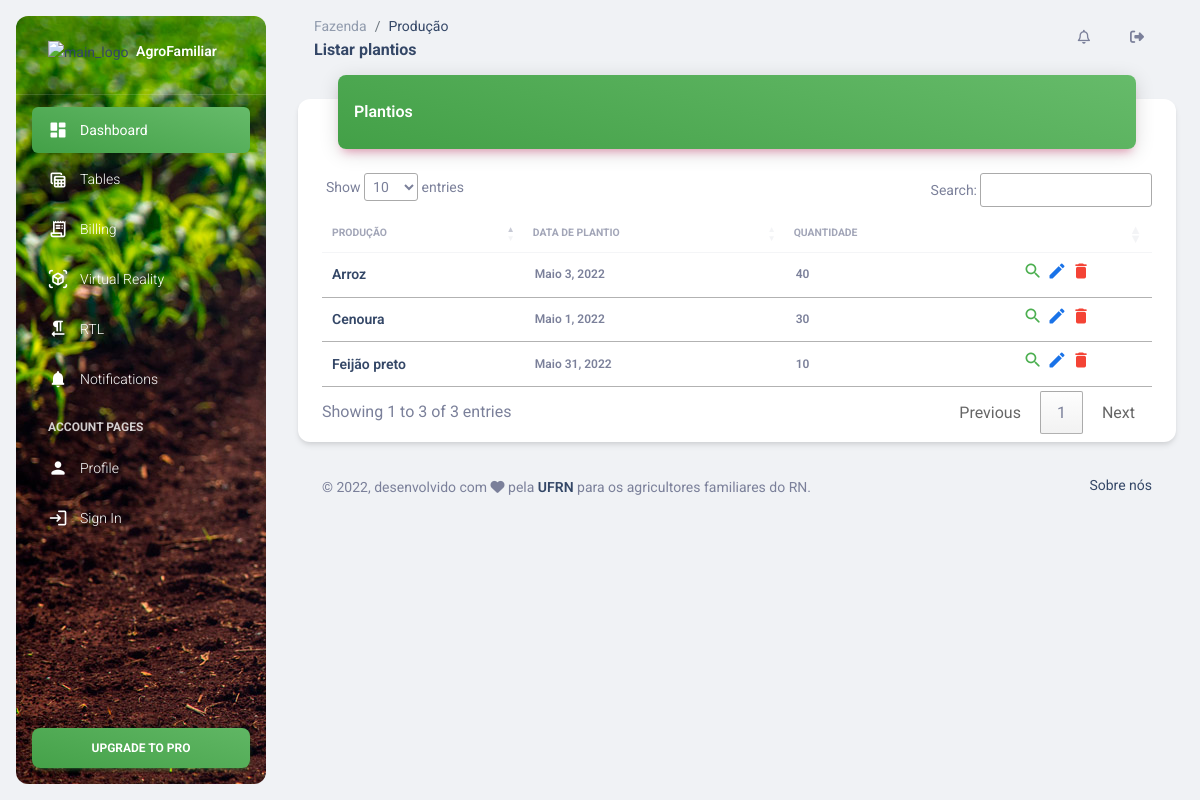
Page /producao/listar_plantio/ on the earlier database version.
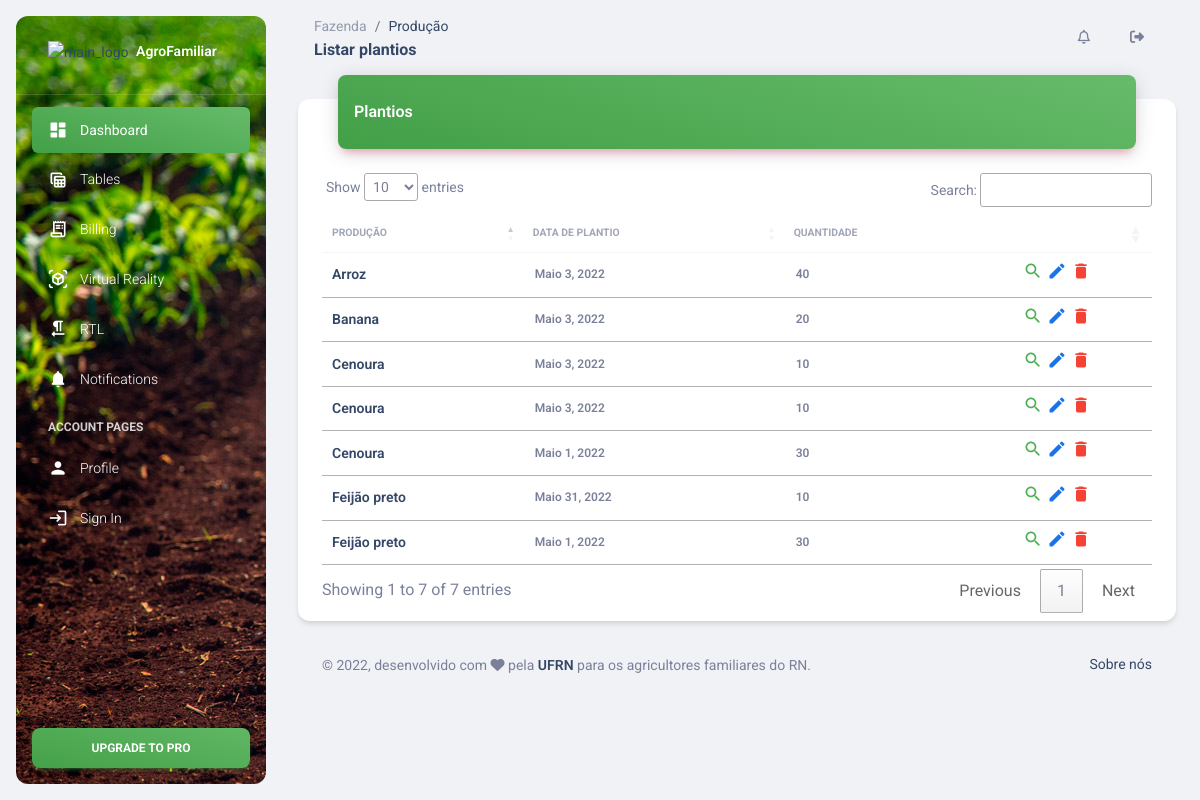
Same page on the later database version.
### Producao/models.py (models this page shows, shortened)
class Plantio(models.Model):
    data_inicio = models.DateField(verbose_name="Data de plantio")
    quantidade = models.PositiveIntegerField(verbose_name="Quantidade")
    producao = models.ForeignKey('Producao', on_delete=models.RESTRICT)
    class Meta:
        ordering = ['-data_inicio']
        verbose_name = "Plantio"
        verbose_name_plural = "Plantios"

class Producao(models.Model):
    nome = models.CharField(max_length=100, verbose_name="Nome")
    observacao = models.TextField(verbose_name="Observação")
    ativo = models.BooleanField(verbose_name="Ativo", default=True)
    def __str__(self):
        return self.nome
    class Meta:
        ordering = ['nome']
        verbose_name = "Produção"
        verbose_name_plural = "Produções"

### Producao/views.py (the view)
# urls.py: path('listar_plantio/', views.listar_plantio, name='listar_plantio'),
def listar_plantio(request):
    lista_plantios = Plantio.objects.all()
    informacoes = {
        'lista' : lista_plantios
    }
    return render(request, "Producao/listar_plantios.html", informacoes)

### Templates/Producao/listar_plantios.html (shortened to what this page needs)
{% extends "Base/base.html" %}
{% block titulo %}
    Listar plantios
{% endblock %}
{% block diretorio_raiz %}
    Fazenda
{% endblock %}
{% block diretorio %}
    Produção
{% endblock %}
{% block conteudo %}
<div class="row">
    <div class="col-12">
      <div class="card my-4">
          <div class="container">
            <div class="card-header p-0 position-relative mt-n4 mx-3 z-index-2">
            <div class="bg-gradient-success shadow-primary border-radius-lg pt-4 pb-3">
                <h6 class="text-white text-capitalize ps-3">Plantios</h6>
            </div>
            </div>
            <div class="card-body px-0 pb-2">
            <div class="table-responsive p-0">
                <table class="table align-items-center mb-0" id="tabela_producoes">
                <thead>
                    <tr>
                    <th class="text-uppercase text-secondary text-xxs font-weight-bolder opacity-7">Produção</th>
                    <th class="text-uppercase text-secondary text-xxs font-weight-bolder opacity-7 ps-2">Data de plantio</th>
                    <th class="text-uppercase text-secondary text-xxs font-weight-bolder opacity-7 ps-2">Quantidade</th>
                    <th class="text-center text-secondary opacity-7"></th>
                    </tr>
                </thead>
                <tbody>
                    {% for plantio in lista %}
                        <tr id="producao_{{producao.pk}}">
                            <td> <h6 class="mb-0 text-sm">{{plantio.producao}}</h6></td>
                            <td> <p class="text-xs font-weight-bold mb-0">{{plantio.data_inicio}}</p> </td>
                            <td> <p class="text-xs font-weight-bold mb-0">{{plantio.quantidade}}</p> </td>
                            <td align="center">
                                <a type="submit" href="{% url 'producao:detalhes_producao' pk=plantio.id %}">
                                    <i class="material-icons ms-auto text-success cursor-pointer" data-bs-toggle="tooltip" data-bs-placement="top" title="Visualizar">search</i>
                                </a>
                                <a type="submit" href="{% url 'producao:editar_producao' pk=plantio.id %}">
                                    <i class="material-icons ms-auto text-info cursor-pointer" data-bs-toggle="tooltip" data-bs-placement="top" title="Editar">edit</i>
                                </a>
                                <a href="#" data-bs-toggle="modal" data-bs-target="#modal-{{plantio.pk}}">
                                    <i class="material-icons ms-auto text-danger cursor-pointer" data-bs-toggle="tooltip" data-bs-placement="top" title="Remover">delete</i>
                                </a>
                            </td>
                        </tr>
                    {% endfor %}
                </tbody>
                </table>
            </div>
            </div>
        </div>
      </div>
    </div>
  </div>
{% endblock %}

### Templates/Base/base.html (shortened to what this page needs)
{% load static %}
<!DOCTYPE html>
<html lang="pt">
<head>
  <link href="{% static 'assets/css/nucleo-icons.css' %}" rel="stylesheet" />
  <link href="{% static 'assets/css/nucleo-svg.css' %}" rel="stylesheet" />
  <link rel="stylesheet" href="https://cdn.jsdelivr.net/npm/bootstrap@5.1.3/dist/css/bootstrap.min.css">
  <link id="pagestyle" href="{% static 'assets/css/material-dashboard.css' %}" rel="stylesheet" />
</head>
<body class="g-sidenav-show  bg-gray-200">
    {% include "Base/menu_vertical.html" %}
  <main class="main-content position-relative max-height-vh-100 h-100 border-radius-lg ">
    <nav class="navbar navbar-main navbar-expand-lg px-0 mx-4 shadow-none border-radius-xl" id="navbarBlur" navbar-scroll="true">
        <div class="container-fluid py-1 px-3">
          <nav aria-label="breadcrumb">
            <ol class="breadcrumb bg-transparent mb-0 pb-0 pt-1 px-0 me-sm-6 me-5">
              <li class="breadcrumb-item text-sm"><a class="opacity-5 text-dark" href="javascript:;">
                  {% block diretorio_raiz %}
                  {% endblock %}
              </a></li>
              <li class="breadcrumb-item text-sm text-dark active" aria-current="page">
                {% block diretorio %}
                {% endblock %}
              </li>
            </ol>
            <h6 class="font-weight-bolder mb-0">
                {% block titulo %}
                  {% endblock %}
            </h6>
          </nav>
            {% include "Base/menu_horizontal.html" %}
        </div>
      </nav>
      <div class="container">
        {% block conteudo %}
        {% endblock %}
        <footer class="footer bottom-2 py-2 w-100">
          <div class="container">
            <div class="row align-items-center justify-content-lg-between">
              <div class="col-12 col-md-8 my-auto">
                <div class="copyright text-center text-sm text-lg-start">
                  © ,
                  desenvolvido com <i class="fa fa-heart" aria-hidden="true"></i> pela
                  <a href="https://www.ufrn.br" class="font-weight-bold" target="_blank">UFRN</a>
                  para os agricultores familiares do RN.
                </div>
              </div>
              <div class="col-12 col-md-4">
                <ul class="nav nav-footer justify-content-center justify-content-lg-end">
                  <li class="nav-item">
                    <a href="" class="nav-link pe-0" target="_blank">Sobre nós</a>
                  </li>
                </ul>
              </div>
            </div>
          </div>
        </footer>
      </div>
    </main>
  <link rel="stylesheet" type="text/css" href="https://cdn.datatables.net/1.11.4/css/jquery.dataTables.css">
</body>
</html>

### Templates/Base/menu_vertical.html (shortened to what this page needs)
{% load static %}
<aside class="sidenav navbar navbar-vertical navbar-expand-xs border-0 border-radius-xl my-3 fixed-start ms-3   bg-gradient-dark" id="sidenav-main"
    style="background-image:url('{% static 'assets/img/plantacao.JPG' %}');">
    <div class="sidenav-header">
      <a class="navbar-brand m-0" href=" https://demos.creative-tim.com/material-dashboard/pages/dashboard " target="_blank">
        <img src="{% static 'static/img/logo.jpeg' %}" class="navbar-brand-img h-100" alt="main_logo">
        <span class="ms-1 font-weight-bold text-white">AgroFamiliar</span>
      </a>
    </div>
    <hr class="horizontal light mt-0 mb-2">
    <div class="collapse navbar-collapse  w-auto  max-height-vh-100" id="sidenav-collapse-main">
      <ul class="navbar-nav">
        <li class="nav-item">
          <a class="nav-link text-white active bg-gradient-success" href="">
            <div class="text-white text-center me-2 d-flex align-items-center justify-content-center">
              <i class="material-icons opacity-10">dashboard</i>
            </div>
            <span class="nav-link-text ms-1">Dashboard</span>
          </a>
        </li>
        <li class="nav-item">
          <a class="nav-link text-white " href="">
            <div class="text-white text-center me-2 d-flex align-items-center justify-content-center">
              <i class="material-icons opacity-10">table_view</i>
            </div>
            <span class="nav-link-text ms-1">Tables</span>
          </a>
        </li>
        <li class="nav-item">
          <a class="nav-link text-white " href="">
            <div class="text-white text-center me-2 d-flex align-items-center justify-content-center">
              <i class="material-icons opacity-10">receipt_long</i>
            </div>
            <span class="nav-link-text ms-1">Billing</span>
          </a>
        </li>
        <li class="nav-item">
          <a class="nav-link text-white " href="">
            <div class="text-white text-center me-2 d-flex align-items-center justify-content-center">
              <i class="material-icons opacity-10">view_in_ar</i>
            </div>
            <span class="nav-link-text ms-1">Virtual Reality</span>
          </a>
        </li>
        <li class="nav-item">
          <a class="nav-link text-white " href="">
            <div class="text-white text-center me-2 d-flex align-items-center justify-content-center">
              <i class="material-icons opacity-10">format_textdirection_r_to_l</i>
            </div>
            <span class="nav-link-text ms-1">RTL</span>
          </a>
        </li>
        <li class="nav-item">
          <a class="nav-link text-white " href="">
            <div class="text-white text-center me-2 d-flex align-items-center justify-content-center">
              <i class="material-icons opacity-10">notifications</i>
            </div>
            <span class="nav-link-text ms-1">Notifications</span>
          </a>
        </li>
        <li class="nav-item mt-3">
          <h6 class="ps-4 ms-2 text-uppercase text-xs text-white font-weight-bolder opacity-8">Account pages</h6>
        </li>
        <li class="nav-item">
          <a class="nav-link text-white " href="">
            <div class="text-white text-center me-2 d-flex align-items-center justify-content-center">
              <i class="material-icons opacity-10">person</i>
            </div>
            <span class="nav-link-text ms-1">Profile</span>
          </a>
        </li>
        <li class="nav-item">
          <a class="nav-link text-white " href="">
            <div class="text-white text-center me-2 d-flex align-items-center justify-content-center">
              <i class="material-icons opacity-10">login</i>
            </div>
            <span class="nav-link-text ms-1">Sign In</span>
          </a>
        </li>
      </ul>
    </div>
    <div class="sidenav-footer position-absolute w-100 bottom-0 ">
      <div class="mx-3">
        <a class="btn bg-gradient-success mt-4 w-100" href="https://www.creative-tim.com/product/material-dashboard-pro?ref=sidebarfree" type="button">Upgrade to pro</a>
      </div>
    </div>
  </aside>

### Templates/Base/menu_horizontal.html (shortened to what this page needs)
{% load static %}
  <div class="collapse navbar-collapse mt-sm-0 mt-2 me-md-0 me-sm-4" id="navbar">
      <div class="ms-md-auto pe-md-3 d-flex align-items-center">
        <ul class="navbar-nav justify-content-end align-items-center">
          <li class="nav-item dropdown pe-2 d-flex align-items-center">
            <a href="" class="nav-link text-body p-0" id="dropdownMenuButton" data-bs-toggle="dropdown" aria-expanded="false">
              <i class="far fa-bell cursor-pointer"></i>
            </a>
          </li>
          <li class="nav-item d-flex align-items-center">
            <a href="{% url 'usuario:logout' %}" class="nav-link text-body px-0">
              <i class="fa fa-sign-out"></i>
            </a>
          </li>
        </ul>
      </div>
  </div>

Differences in the rows shown:
added Plantio: producao "Cenoura", data_inicio "Maio 3, 2022", quantidade "10"
added Plantio: producao "Cenoura", data_inicio "Maio 3, 2022", quantidade "10"
added Plantio: producao "Banana", data_inicio "Maio 3, 2022", quantidade "20"
added Plantio: producao "Feijão preto", data_inicio "Maio 1, 2022", quantidade "30"
Other differences:
text written by a page script: "Show entries Search: Showing 1 to 3 of 3 entries Previous 1 Next" → "Show entries Search: Showing 1 to 7 of 7 entries Previous 1 Next"
